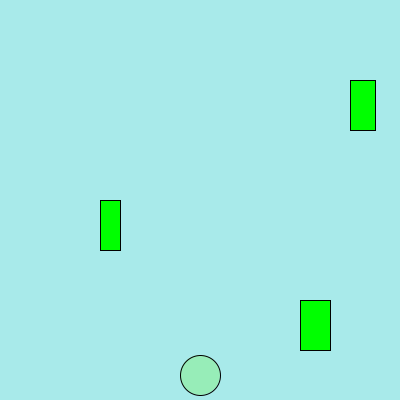
Frame 1 (no input)
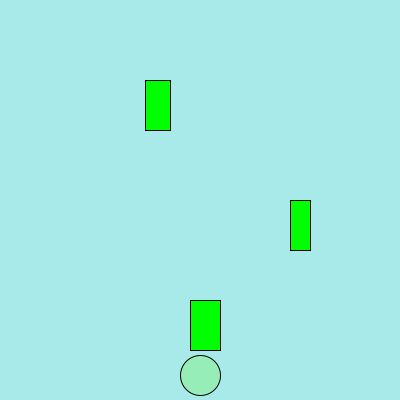
Frame 60 (the mouse pressed at the canvas centre just before this capture)
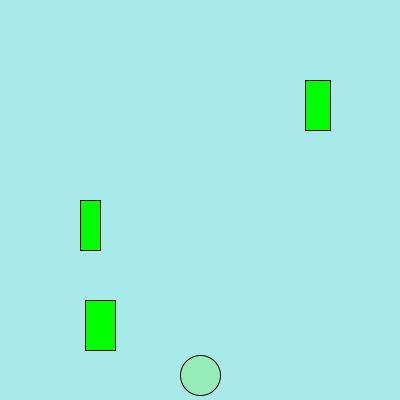
Frame 120 (the mouse held since frame 60 and released just before this capture)

The Processing sketch that drew these frames (run headless with seeded random() and noise(); from frame 60 on, the mouse is pressed at the canvas centre):

// Processing sketch: Frogger
// ── Frogger.pde
int XPos = 200;
int YPos = 375;
Car car1 = new Car(100,200, 20,10); 
Car car2 = new Car(300,300, 30, 5);
Car car3 = new Car(350, 80, 25, 10);


void setup() {
  size(400, 400);
}

void draw() {
  background(168, 234, 234);
  fill(151, 237, 184);
  ellipse(XPos, YPos, 40, 40);
  
  KeepOutside();
  
  car1.display();
  car2.display();
  car3.display();
  car1.moveLeft();
  car2.moveRight();
  car3.moveLeft();
  
  intersects(car1);
  
  if(intersects(car1)) {
    XPos= 200;
    YPos = 375;
  }
  
  intersects(car2); 
  
  if(intersects(car2)) {
    XPos = 200; 
    YPos = 375;
  }
 
 intersects(car3);
 
 if(intersects(car3)) {
   XPos = 200;
   YPos = 375; 
 }
  
}

void keyPressed() {
  if (key == CODED) {

    if (keyCode == UP) {
      YPos = YPos - 17;
    }
     else if (keyCode == DOWN) {
      YPos = YPos + 17;
     }
     else if (keyCode == RIGHT) {
      XPos = XPos + 17;
     }
     else if (keyCode == LEFT) {
      XPos = XPos - 17;
    }
  }
}

void KeepOutside () {
  
  if(XPos > 380) {
    XPos = 380;
  }
  else if(XPos < 20) {
  XPos = 20; 
  }
  else if(YPos > 380) {
    YPos = 380; 
  }
  else if(YPos < 20) {
    YPos = 20;
  } 
  
  
  
}

boolean intersects(Car car) {
      if ((YPos > car.getY() && YPos < car.getY()+50) && (XPos > car.getX() && XPos < car.getX()+car.getSize()))
      {
             return true;
      }
      else 
      {
             return false;
      }
}
// ── Car.pde

class Car {
int X;
int Y; 
int size; 
int speed; 

 


  Car(int X, int Y, int size, int speed) {
    this.X = X; 
    this.Y = Y; 
    this.size = size; 
    this.speed = speed; 
    
  }
void display() {
  fill(0,255,0);
  rect(X,Y, size, 50); 

}

void moveLeft () {
  X = X - speed; 
  
  if(X > 400 || X < 0 || Y > 400 || Y < 0) {
    X = 400 - size;
  }
  
}

void moveRight () {
  X = X + speed;
  
  if(X > 400 || X < 0 || Y > 400 || Y < 0) {
    X = 0;  
}
}

int getX() {
  return X;
}

int getY() {
  return Y;
}

int getSize() {
  return size;
}

}
